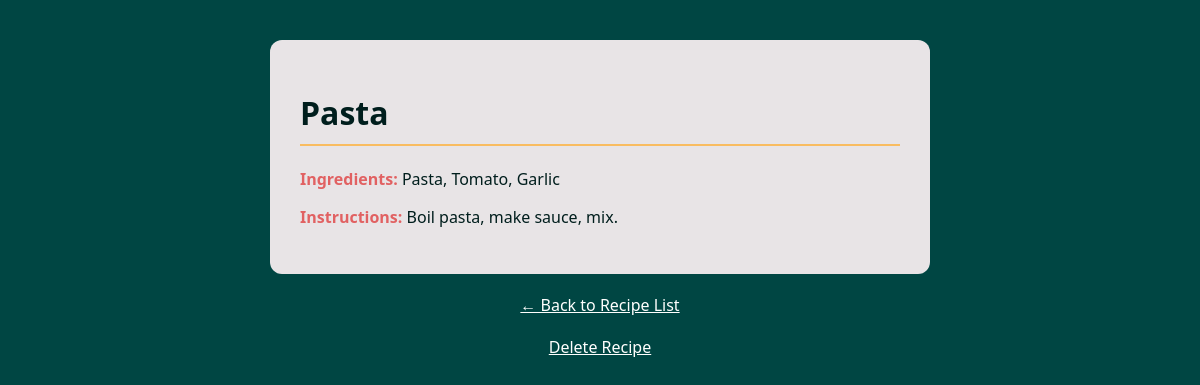
The app's page /recipes/22/ with its own data.
### recipes/models.py (models this page shows, shortened)
class Recipe(models.Model):
    title = models.CharField(max_length=100)
    ingredients = models.TextField()
    instructions = models.TextField()
    created_by = models.ForeignKey(User, on_delete=models.SET_NULL, null=True, blank=True)

### recipes/views.py (the view)
# urls.py: path('recipes/<int:recipe_id>/', views.recipe_detail, name='recipe_detail'),
def recipe_detail(request, recipe_id):
    recipe = get_object_or_404(Recipe, id=recipe_id)
    return render(request, 'recipes/recipe_detail.html', {'recipe': recipe})

### recipes/templates/recipes/recipe_detail.html (shortened to what this page needs)
<!DOCTYPE html>
<html lang="en">
<head>
</head>
<body>
    <div class="card">
        <h1>{{ recipe.title }}</h1>
        <p><span class="label">Ingredients:</span> {{ recipe.ingredients }}</p>
        <p><span class="label">Instructions:</span> {{ recipe.instructions }}</p>
    </div>
    <a href="{% url 'recipe_list' %}">← Back to Recipe List</a>
    <a href="{% url 'delete_recipe' recipe.id %}">Delete Recipe</a>
</body>
</html>

### recipes/templates/recipes/recipe_detail.html (style rules this page uses)
body { font-family: 'Segoe UI', sans-serif; background-color: #004643; margin: 0; padding: 40px; color: #fffffe; }
.card { background-color: #e8e4e6; border-radius: 12px; padding: 30px; max-width: 600px; margin: 0 auto; color: #001e1d; }
h1 { color: #001e1d; border-bottom: 2px solid #f9bc60; padding-bottom: 10px; }
.label { font-weight: bold; color: #e16162; }
a { color: #fffffe; display: block; margin-top: 20px; text-align: center; }

### records on screen
Recipe: title "Pasta", ingredients "Pasta, Tomato, Garlic", instructions "Boil pasta, make sauce, mix."
